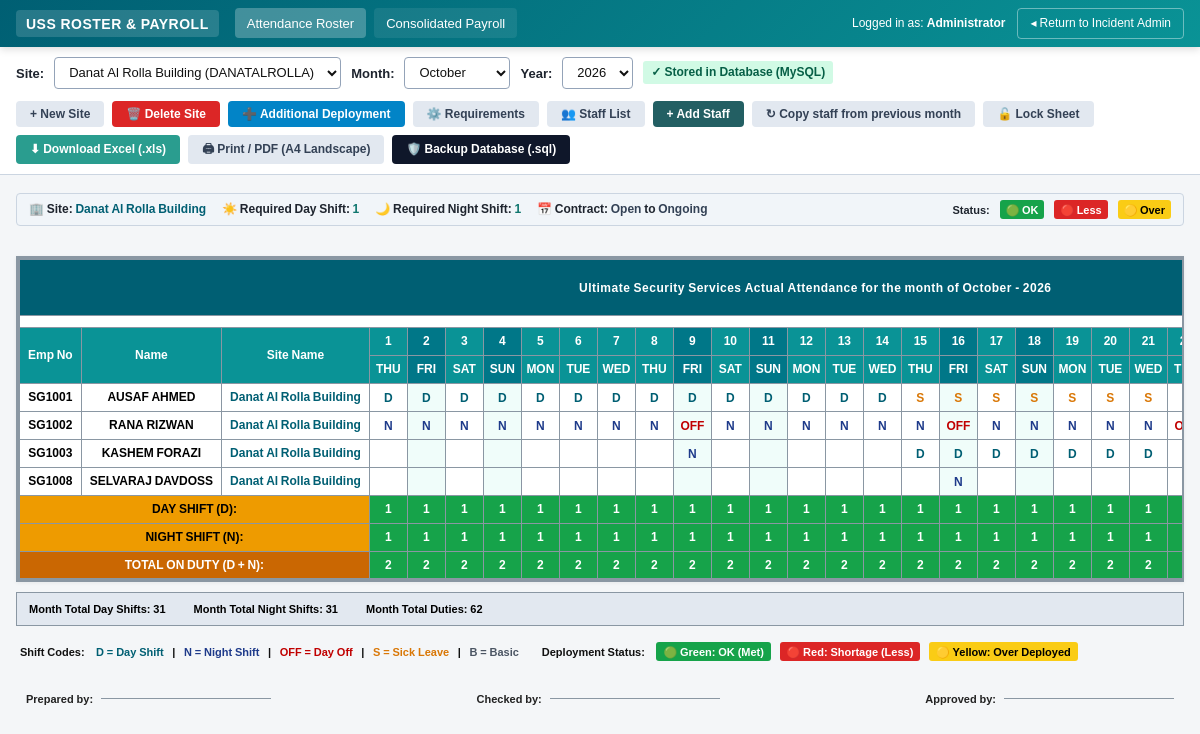
The page /hostinger_deployment/attendance/index.php on the database its author committed.
### tables this page shows
CREATE TABLE `att_sheets` (
  `id` int(10) unsigned NOT NULL AUTO_INCREMENT,
  `site_id` int(10) unsigned NOT NULL,
  `year` smallint(5) unsigned NOT NULL,
  `month` tinyint(3) unsigned NOT NULL,
  `status` enum('Open','Locked') NOT NULL DEFAULT 'Open',
  `locked_by` varchar(100) DEFAULT NULL,
  `lock_reason` varchar(255) DEFAULT NULL,
  `locked_at` datetime DEFAULT NULL,
  `version` int(10) unsigned NOT NULL DEFAULT 1,
  `created_at` datetime NOT NULL DEFAULT current_timestamp(),
  `updated_at` datetime NOT NULL DEFAULT current_timestamp() ON UPDATE current_timestamp(),
  PRIMARY KEY (`id`),
  UNIQUE KEY `uk_sheet_site_period` (`site_id`,`year`,`month`),
  KEY `idx_att_sheets_period` (`year`,`month`),
  CONSTRAINT `fk_att_sheets_site` FOREIGN KEY (`site_id`) REFERENCES `att_sites` (`id`) ON DELETE CASCADE
);

CREATE TABLE `att_sites` (
  `id` int(10) unsigned NOT NULL AUTO_INCREMENT,
  `site_name` varchar(180) NOT NULL,
  `site_code` varchar(50) NOT NULL,
  `client_name` varchar(180) DEFAULT NULL,
  `req_day` int(11) NOT NULL DEFAULT 1,
  `req_night` int(11) NOT NULL DEFAULT 1,
  `contract_start` date DEFAULT NULL,
  `contract_end` date DEFAULT NULL,
  `is_active` tinyint(1) NOT NULL DEFAULT 1,
  `created_at` datetime NOT NULL DEFAULT current_timestamp(),
  `updated_at` datetime NOT NULL DEFAULT current_timestamp() ON UPDATE current_timestamp(),
  PRIMARY KEY (`id`),
  UNIQUE KEY `site_code` (`site_code`),
  KEY `idx_att_sites_active` (`is_active`),
  KEY `idx_att_sites_name` (`site_name`)
);

CREATE TABLE `att_rows` (
  `id` int(10) unsigned NOT NULL AUTO_INCREMENT,
  `sheet_id` int(10) unsigned NOT NULL,
  `emp_no` varchar(60) NOT NULL,
  `emp_name_snapshot` varchar(180) NOT NULL,
  `sort_order` int(11) NOT NULL DEFAULT 0,
  `is_deleted` tinyint(1) NOT NULL DEFAULT 0,
  `created_at` datetime NOT NULL DEFAULT current_timestamp(),
  `updated_at` datetime NOT NULL DEFAULT current_timestamp() ON UPDATE current_timestamp(),
  PRIMARY KEY (`id`),
  UNIQUE KEY `uk_row_sheet_emp` (`sheet_id`,`emp_no`),
  KEY `idx_att_rows_sheet` (`sheet_id`,`sort_order`),
  CONSTRAINT `fk_att_rows_sheet` FOREIGN KEY (`sheet_id`) REFERENCES `att_sheets` (`id`) ON DELETE CASCADE
);

### hostinger_deployment/attendance/views/sheet.php (the view, shortened to what the rows shown need)
<?php
require __DIR__ . '/layout/header.php';
$curYear = (int)($selectedYear ?? date('Y'));
$curMonth = (int)($selectedMonth ?? date('n'));
$sheet = $sheetData['sheet'] ?? null;
$rows = $sheetData['rows'] ?? [];
$daysInMonth = (int)($sheetData['daysInMonth'] ?? $sheetData['days_in_month'] ?? date('t', mktime(0, 0, 0, $curMonth, 1, $curYear)));
$isLocked = !empty($sheet) && ($sheet['status'] === 'Locked' || !empty($sheet['is_locked']));
$siteReqDay = isset($sheet['req_day']) ? (int)$sheet['req_day'] : 1;
$siteReqNight = isset($sheet['req_night']) ? (int)$sheet['req_night'] : 1;
$contractStart = $sheet['contract_start'] ?? '';
$contractEnd = $sheet['contract_end'] ?? '';
$monthName = date('F', mktime(0, 0, 0, $curMonth, 10));
?>
<?php if ($sheet): ?>
<div class="att-container no-print" style="margin-top:6px;margin-bottom:6px;">
    <div style="background:#f1f5f9;border:1px solid #cbd5e1;padding:6px 12px;border-radius:4px;display:flex;align-items:center;justify-content:space-between;font-size:12px;font-family:var(--att-font-condensed);font-weight:bold;">
        <div style="display:flex;align-items:center;gap:16px;">
            <span>🏢 Site: <span style="color:#005f73;"><?= htmlspecialchars($sheet['site_name']) ?></span></span>
            <span>☀️ Required Day Shift: <span style="color:#0f766e;"><?= $siteReqDay ?></span></span>
            <span>🌙 Required Night Shift: <span style="color:#0f766e;"><?= $siteReqNight ?></span></span>
            <span>📅 Contract: <span style="color:#334155;"><?= !empty($contractStart) ? htmlspecialchars($contractStart) : 'Open' ?></span> to <span style="color:#334155;"><?= !empty($contractEnd) ? htmlspecialchars($contractEnd) : 'Ongoing' ?></span></span>
        </div>
        <div style="display:flex;align-items:center;gap:10px;font-size:11px;">
            <span>Status:</span>
            <span style="background:#16a34a;color:#fff;padding:2px 6px;border-radius:3px;">🟢 OK</span>
            <span style="background:#dc2626;color:#fff;padding:2px 6px;border-radius:3px;">🔴 Less</span>
            <span style="background:#facc15;color:#000;padding:2px 6px;border-radius:3px;">🟡 Over</span>
        </div>
    </div>
</div>
<?php endif; ?>
<main class="att-container">
    <?php if (!$sheet): ?>
        <div style="background:#fff;padding:40px;text-align:center;border-radius:6px;box-shadow:0 1px 3px rgba(0,0,0,0.1);">
            <h3 style="margin-top:0;color:#005f73;">Welcome to Attendance Roster</h3>
            <p style="color:#64748b;max-width:500px;margin:0 auto 20px;">No sites have been added to the dedicated attendance directory yet. Get started by adding your first site.</p>
            <button type="button" class="att-btn att-btn-primary" onclick="document.getElementById('att-modal-new-site').classList.add('att-open')">+ Add Site</button>
        </div>
    <?php else: ?>
        <div class="att-grid-wrapper">
            <table class="att-roster-outer-table" id="att-roster-table" data-sheet-id="<?= $sheet['id'] ?>" data-locked="<?= $isLocked ? '1' : '0' ?>">
                <thead>
                    <tr style="height: 55px;">
                        <th colspan="<?= $daysInMonth + 4 ?>" class="att-th-banner-darkteal">
                            Ultimate Security Services Actual Attendance for the month of <?= $monthName ?> - <?= $curYear ?>
                        </th>
                    </tr>
                    <tr class="att-tr-blank-spacer" style="height: 12px; background-color: #ffffff;">
                        <th colspan="<?= $daysInMonth + 4 ?>" style="height: 12px; background-color: #ffffff; border: 1px solid #000000; padding: 0;"></th>
                    </tr>
                    <tr style="height: 28px;">
                        <th rowspan="2" class="att-th-top-row att-col-emp">Emp No</th>
                        <th rowspan="2" class="att-th-top-row att-col-name">Name</th>
                        <th rowspan="2" class="att-th-top-row att-col-site">Site Name</th>
                        <?php for ($d = 1; $d <= $daysInMonth; $d++):
                            $wName = strtoupper(substr(date('D', mktime(0, 0, 0, $curMonth, $d, $curYear)), 0, 3));
                            $isWk = in_array($wName, ['FRI', 'SUN']);
                        ?>
                            <th class="att-th-top-row att-col-day <?= $isWk ? 'att-th-teal-weekend' : '' ?>"><?= $d ?></th>
                        <?php endfor; ?>
                    </tr>
                    <tr style="height: 28px;">
                        <?php for ($d = 1; $d <= $daysInMonth; $d++):
                            $wName = strtoupper(substr(date('D', mktime(0, 0, 0, $curMonth, $d, $curYear)), 0, 3));
                            $isWk = in_array($wName, ['FRI', 'SUN']);
                        ?>
                            <th class="att-th-teal-sub att-col-day <?= $isWk ? 'att-th-teal-weekend' : '' ?>"><?= $wName ?></th>
                        <?php endfor; ?>
                    </tr>
                </thead>
                <tbody>
                    <?php if (empty($rows)): ?>
                        <tr>
                            <td colspan="<?= $daysInMonth + 4 ?>" style="padding:24px;color:#64748b;background:#f8fafc;text-align:center;">
                                No staff assigned to this site and month yet. Click "<strong>+ Add Staff</strong>" or "<strong>Copy staff from previous month</strong>" above.
                            </td>
                        </tr>
                    <?php else: ?>
                        <?php
                        foreach ($rows as $r):
                            $displayName = $r['emp_name_snapshot'] ?? $r['staff_name'] ?? $r['emp_name'] ?? '';
                            $cellVals = $r['days'] ?? $r['cells'] ?? [];
                        ?>
                            <tr class="att-row-staff" data-row-id="<?= $r['id'] ?>" data-emp-no="<?= htmlspecialchars($r['emp_no'] ?? '') ?>">
                                <td class="att-col-emp" style="font-weight:700;text-align:center;"><?= htmlspecialchars($r['emp_no'] ?? '') ?></td>
                                <td class="att-col-name" style="font-weight:700;text-align:center;"><?= htmlspecialchars($displayName) ?></td>
                                <td class="att-col-site" style="font-weight:700;text-align:center;"><?= htmlspecialchars($sheet['site_name']) ?></td>
                                <?php for ($d = 1; $d <= $daysInMonth; $d++):
                                    $val = $cellVals[$d] ?? '';
                                    $wName = strtoupper(substr(date('D', mktime(0, 0, 0, $curMonth, $d, $curYear)), 0, 3));
                                    $isWk = in_array($wName, ['FRI', 'SUN']);
                                    $codeCls = in_array($val, ['D', 'N', 'OFF', 'S', 'B']) ? 'att-code-' . $val : '';
                                ?>
                                    <td class="att-col-day <?= $isWk ? 'att-td-weekend' : '' ?>">
                                        <input type="text"
                                               class="att-cell-input <?= $codeCls ?>"
                                               data-day="<?= $d ?>"
                                               value="<?= htmlspecialchars($val) ?>"
                                               maxlength="3"
                                               <?= $isLocked ? 'readonly' : '' ?>
                                               autocomplete="off">
                                    </td>
                                <?php endfor; ?>
                            </tr>
                        <?php
                        endforeach;
                        ?>
                    <?php endif; ?>
                </tbody>
            </table>
        </div>
    <?php endif; ?>
</main>
<?php require __DIR__ . '/layout/footer.php'; ?>

### rows shown on the page
att_sheets: site.site_name "Danat Al Rolla Building", site.req_day "1", site.req_night "1", status "OFF"
att_rows: emp_no "SG1001", emp_name_snapshot "AUSAF AHMED", value "D", value "S"
att_sites: site_name "Danat Al Rolla Building"
att_rows: emp_no "SG1002", emp_name_snapshot "RANA RIZWAN", value "N", value "OFF"
att_rows: emp_no "SG1003", emp_name_snapshot "KASHEM FORAZI", value "N", value "D"
att_rows: emp_no "SG1008", emp_name_snapshot "SELVARAJ DAVDOSS", value "N"

### other values the page prints
$_SESSION['admin_name'] "Administrator"
$wName "THU"
$wName "FRI"
$wName "SAT"
$wName "SUN"
$wName "MON"
$wName "TUE"
$wName "WED"
$cntD "1"
$cntN "1"
$cntTot "2"
$monthTotalDayShifts "31"
$monthTotalNightShifts "31"
$monthTotalDuties "62"
form field site_id "Danat Al Rolla Building (DANATALROLLA)"
